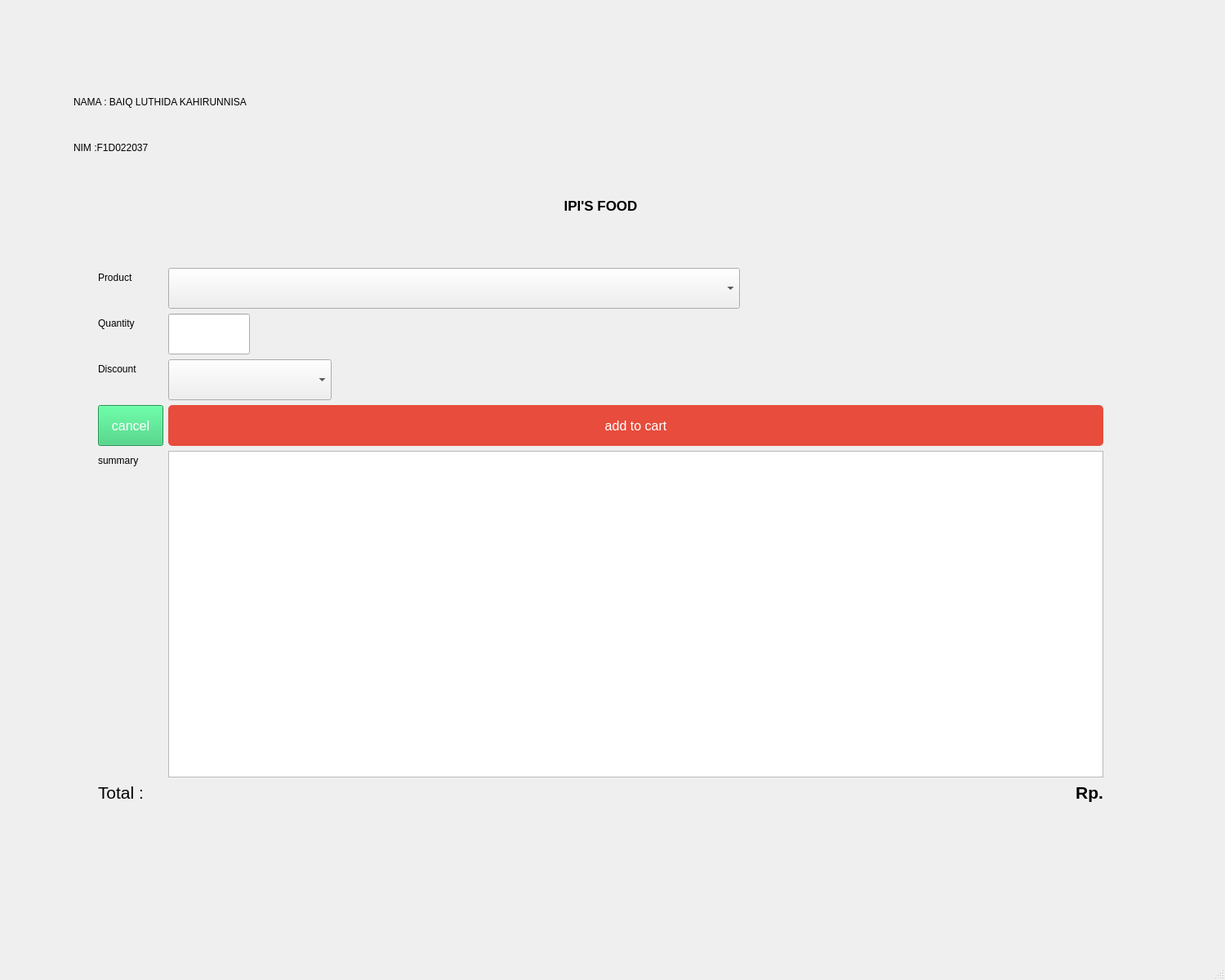
<?xml version="1.0" encoding="UTF-8"?>
<ui version="4.0">
 <class>MainWindow</class>
 <widget class="QMainWindow" name="MainWindow">
  <property name="geometry">
   <rect>
    <x>0</x>
    <y>0</y>
    <width>1500</width>
    <height>1200</height>
   </rect>
  </property>
  <property name="windowTitle">
   <string>MainWindow</string>
  </property>
  <widget class="QWidget" name="centralwidget">
   <widget class="QWidget" name="verticalLayoutWidget">
    <property name="geometry">
     <rect>
      <x>90</x>
      <y>100</y>
      <width>1291</width>
      <height>1021</height>
     </rect>
    </property>
    <layout class="QVBoxLayout" name="verticalLayout">
     <item>
      <widget class="QLabel" name="label_2">
       <property name="minimumSize">
        <size>
         <width>0</width>
         <height>50</height>
        </size>
       </property>
       <property name="maximumSize">
        <size>
         <width>16777215</width>
         <height>50</height>
        </size>
       </property>
       <property name="text">
        <string>NAMA : BAIQ LUTHIDA KAHIRUNNISA</string>
       </property>
      </widget>
     </item>
     <item>
      <widget class="QLabel" name="label">
       <property name="minimumSize">
        <size>
         <width>0</width>
         <height>50</height>
        </size>
       </property>
       <property name="maximumSize">
        <size>
         <width>16777215</width>
         <height>50</height>
        </size>
       </property>
       <property name="sizeIncrement">
        <size>
         <width>0</width>
         <height>50</height>
        </size>
       </property>
       <property name="text">
        <string>NIM :F1D022037</string>
       </property>
      </widget>
     </item>
     <item>
      <widget class="QLabel" name="label_3">
       <property name="minimumSize">
        <size>
         <width>0</width>
         <height>80</height>
        </size>
       </property>
       <property name="maximumSize">
        <size>
         <width>16777215</width>
         <height>80</height>
        </size>
       </property>
       <property name="font">
        <font>
         <pointsize>13</pointsize>
         <weight>75</weight>
         <bold>true</bold>
        </font>
       </property>
       <property name="text">
        <string>IPI'S FOOD</string>
       </property>
       <property name="alignment">
        <set>Qt::AlignCenter</set>
       </property>
      </widget>
     </item>
     <item>
      <layout class="QFormLayout" name="formLayout">
       <property name="leftMargin">
        <number>30</number>
       </property>
       <property name="topMargin">
        <number>30</number>
       </property>
       <property name="rightMargin">
        <number>30</number>
       </property>
       <property name="bottomMargin">
        <number>30</number>
       </property>
       <item row="0" column="0">
        <widget class="QLabel" name="label_4">
         <property name="text">
          <string>Product</string>
         </property>
        </widget>
       </item>
       <item row="0" column="1">
        <widget class="QComboBox" name="comboBox">
         <property name="minimumSize">
          <size>
           <width>0</width>
           <height>50</height>
          </size>
         </property>
         <property name="maximumSize">
          <size>
           <width>700</width>
           <height>50</height>
          </size>
         </property>
        </widget>
       </item>
       <item row="1" column="0">
        <widget class="QLabel" name="label_5">
         <property name="text">
          <string>Quantity</string>
         </property>
        </widget>
       </item>
       <item row="2" column="0">
        <widget class="QLabel" name="label_6">
         <property name="text">
          <string>Discount</string>
         </property>
        </widget>
       </item>
       <item row="2" column="1">
        <widget class="QComboBox" name="comboBox_2">
         <property name="minimumSize">
          <size>
           <width>200</width>
           <height>50</height>
          </size>
         </property>
         <property name="maximumSize">
          <size>
           <width>200</width>
           <height>50</height>
          </size>
         </property>
        </widget>
       </item>
       <item row="3" column="0">
        <widget class="QPushButton" name="pushButton">
         <property name="minimumSize">
          <size>
           <width>0</width>
           <height>50</height>
          </size>
         </property>
         <property name="font">
          <font>
           <pointsize>12</pointsize>
          </font>
         </property>
         <property name="styleSheet">
          <string notr="true">QPushButton {
    background-color: #2ecc71; /* Warna hijau */
    color: white;
}

QPushButton:hover {
    background-color: #27ae60;
}

QPushButton:pressed {
    background-color: #1e8449;
}
</string>
         </property>
         <property name="text">
          <string>cancel</string>
         </property>
        </widget>
       </item>
       <item row="3" column="1">
        <widget class="QPushButton" name="pushButton_2">
         <property name="minimumSize">
          <size>
           <width>0</width>
           <height>50</height>
          </size>
         </property>
         <property name="font">
          <font>
           <pointsize>12</pointsize>
          </font>
         </property>
         <property name="styleSheet">
          <string notr="true">QPushButton {
    background-color: #e74c3c; /* Warna merah */
    color: white; /* Warna teks putih */
    border-radius: 5px;
}

QPushButton:hover {
    background-color: #c0392b; /* Warna saat hover lebih gelap */
}

QPushButton:pressed {
    background-color: #a93226; /* Warna saat ditekan lebih gelap */
}
</string>
         </property>
         <property name="text">
          <string>add to cart</string>
         </property>
        </widget>
       </item>
       <item row="4" column="0">
        <widget class="QLabel" name="label_7">
         <property name="text">
          <string>summary</string>
         </property>
        </widget>
       </item>
       <item row="4" column="1">
        <widget class="QTextEdit" name="textEdit_2">
         <property name="sizePolicy">
          <sizepolicy hsizetype="Preferred" vsizetype="Preferred">
           <horstretch>0</horstretch>
           <verstretch>0</verstretch>
          </sizepolicy>
         </property>
         <property name="minimumSize">
          <size>
           <width>0</width>
           <height>400</height>
          </size>
         </property>
         <property name="maximumSize">
          <size>
           <width>16777215</width>
           <height>500</height>
          </size>
         </property>
        </widget>
       </item>
       <item row="5" column="0">
        <widget class="QLabel" name="label_8">
         <property name="font">
          <font>
           <pointsize>16</pointsize>
          </font>
         </property>
         <property name="text">
          <string>Total :</string>
         </property>
        </widget>
       </item>
       <item row="5" column="1">
        <widget class="QLabel" name="label_9">
         <property name="font">
          <font>
           <pointsize>16</pointsize>
           <weight>75</weight>
           <bold>true</bold>
          </font>
         </property>
         <property name="layoutDirection">
          <enum>Qt::LeftToRight</enum>
         </property>
         <property name="text">
          <string>Rp.</string>
         </property>
         <property name="alignment">
          <set>Qt::AlignRight|Qt::AlignTrailing|Qt::AlignVCenter</set>
         </property>
        </widget>
       </item>
       <item row="1" column="1">
        <widget class="QLineEdit" name="lineEdit">
         <property name="sizePolicy">
          <sizepolicy hsizetype="Preferred" vsizetype="Fixed">
           <horstretch>0</horstretch>
           <verstretch>0</verstretch>
          </sizepolicy>
         </property>
         <property name="minimumSize">
          <size>
           <width>100</width>
           <height>50</height>
          </size>
         </property>
         <property name="maximumSize">
          <size>
           <width>100</width>
           <height>50</height>
          </size>
         </property>
        </widget>
       </item>
      </layout>
     </item>
    </layout>
   </widget>
  </widget>
  <widget class="QMenuBar" name="menubar">
   <property name="geometry">
    <rect>
     <x>0</x>
     <y>0</y>
     <width>1500</width>
     <height>22</height>
    </rect>
   </property>
  </widget>
  <widget class="QStatusBar" name="statusbar"/>
 </widget>
 <resources/>
 <connections/>
</ui>
